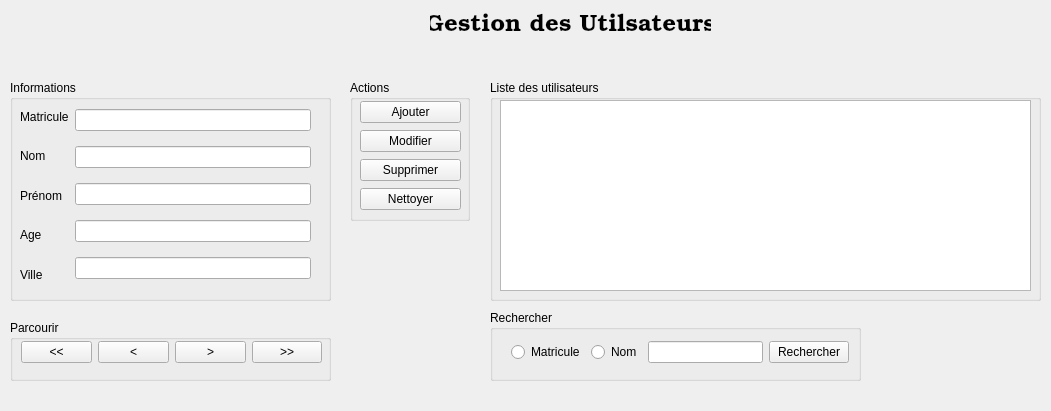
<?xml version="1.0" encoding="UTF-8"?>
<ui version="4.0">
 <class>fenetrePrincipale</class>
 <widget class="QWidget" name="fenetrePrincipale">
  <property name="windowModality">
   <enum>Qt::WindowModal</enum>
  </property>
  <property name="enabled">
   <bool>true</bool>
  </property>
  <property name="geometry">
   <rect>
    <x>0</x>
    <y>0</y>
    <width>1051</width>
    <height>411</height>
   </rect>
  </property>
  <property name="windowTitle">
   <string>UsersManagement</string>
  </property>
  <widget class="QLabel" name="la_titre">
   <property name="geometry">
    <rect>
     <x>430</x>
     <y>10</y>
     <width>281</width>
     <height>31</height>
    </rect>
   </property>
   <property name="font">
    <font>
     <family>Bookman Old Style</family>
     <pointsize>18</pointsize>
    </font>
   </property>
   <property name="text">
    <string>Gestion des Utilsateurs</string>
   </property>
   <property name="alignment">
    <set>Qt::AlignCenter</set>
   </property>
  </widget>
  <widget class="QGroupBox" name="GB_informations">
   <property name="geometry">
    <rect>
     <x>10</x>
     <y>80</y>
     <width>321</width>
     <height>221</height>
    </rect>
   </property>
   <property name="title">
    <string>Informations</string>
   </property>
   <widget class="QWidget" name="layoutWidget">
    <property name="geometry">
     <rect>
      <x>10</x>
      <y>20</y>
      <width>291</width>
      <height>191</height>
     </rect>
    </property>
    <layout class="QHBoxLayout" name="horizontalLayout">
     <item>
      <layout class="QVBoxLayout" name="verticalLayout">
       <item>
        <widget class="QLabel" name="la_mat">
         <property name="text">
          <string>Matricule</string>
         </property>
        </widget>
       </item>
       <item>
        <widget class="QLabel" name="la_nom">
         <property name="text">
          <string>Nom</string>
         </property>
        </widget>
       </item>
       <item>
        <widget class="QLabel" name="la_prenom">
         <property name="text">
          <string>Prénom</string>
         </property>
        </widget>
       </item>
       <item>
        <widget class="QLabel" name="la_age">
         <property name="text">
          <string>Age</string>
         </property>
        </widget>
       </item>
       <item>
        <widget class="QLabel" name="la_ville">
         <property name="text">
          <string>Ville</string>
         </property>
        </widget>
       </item>
      </layout>
     </item>
     <item>
      <layout class="QGridLayout" name="gridLayout">
       <item row="0" column="0">
        <widget class="QLineEdit" name="le_matricule"/>
       </item>
       <item row="1" column="0">
        <widget class="QLineEdit" name="le_nom"/>
       </item>
       <item row="2" column="0">
        <widget class="QLineEdit" name="le_prenom"/>
       </item>
       <item row="3" column="0">
        <widget class="QLineEdit" name="le_age"/>
       </item>
       <item row="4" column="0">
        <widget class="QLineEdit" name="le_ville"/>
       </item>
      </layout>
     </item>
    </layout>
   </widget>
  </widget>
  <widget class="QGroupBox" name="GB_liste">
   <property name="geometry">
    <rect>
     <x>490</x>
     <y>80</y>
     <width>551</width>
     <height>221</height>
    </rect>
   </property>
   <property name="title">
    <string>Liste des utilisateurs</string>
   </property>
   <widget class="QTableView" name="tableView">
    <property name="geometry">
     <rect>
      <x>10</x>
      <y>20</y>
      <width>531</width>
      <height>191</height>
     </rect>
    </property>
    <attribute name="horizontalHeaderShowSortIndicator" stdset="0">
     <bool>false</bool>
    </attribute>
   </widget>
  </widget>
  <widget class="QGroupBox" name="groupBox">
   <property name="geometry">
    <rect>
     <x>350</x>
     <y>80</y>
     <width>120</width>
     <height>141</height>
    </rect>
   </property>
   <property name="title">
    <string>Actions</string>
   </property>
   <widget class="QWidget" name="layoutWidget">
    <property name="geometry">
     <rect>
      <x>10</x>
      <y>20</y>
      <width>101</width>
      <height>112</height>
     </rect>
    </property>
    <layout class="QVBoxLayout" name="verticalLayout_2">
     <item>
      <widget class="QPushButton" name="btn_ajouter">
       <property name="text">
        <string>Ajouter</string>
       </property>
      </widget>
     </item>
     <item>
      <widget class="QPushButton" name="btn_modifier">
       <property name="text">
        <string>Modifier</string>
       </property>
      </widget>
     </item>
     <item>
      <widget class="QPushButton" name="btn_supprimer">
       <property name="text">
        <string>Supprimer</string>
       </property>
      </widget>
     </item>
     <item>
      <widget class="QPushButton" name="btn_nettoyer">
       <property name="text">
        <string>Nettoyer</string>
       </property>
      </widget>
     </item>
    </layout>
   </widget>
  </widget>
  <widget class="QGroupBox" name="groupBox_2">
   <property name="geometry">
    <rect>
     <x>490</x>
     <y>310</y>
     <width>371</width>
     <height>71</height>
    </rect>
   </property>
   <property name="title">
    <string>Rechercher</string>
   </property>
   <widget class="QWidget" name="">
    <property name="geometry">
     <rect>
      <x>21</x>
      <y>30</y>
      <width>338</width>
      <height>25</height>
     </rect>
    </property>
    <layout class="QHBoxLayout" name="horizontalLayout_2">
     <item>
      <widget class="QRadioButton" name="radio_matricule">
       <property name="text">
        <string>Matricule</string>
       </property>
      </widget>
     </item>
     <item>
      <widget class="QRadioButton" name="radio_nom">
       <property name="text">
        <string>Nom</string>
       </property>
      </widget>
     </item>
     <item>
      <widget class="QLineEdit" name="le_rechercher"/>
     </item>
     <item>
      <widget class="QPushButton" name="btn_rechercher">
       <property name="text">
        <string>Rechercher</string>
       </property>
      </widget>
     </item>
    </layout>
   </widget>
  </widget>
  <widget class="QGroupBox" name="groupBox_3">
   <property name="geometry">
    <rect>
     <x>10</x>
     <y>320</y>
     <width>321</width>
     <height>61</height>
    </rect>
   </property>
   <property name="title">
    <string>Parcourir</string>
   </property>
   <widget class="QWidget" name="layoutWidget">
    <property name="geometry">
     <rect>
      <x>11</x>
      <y>20</y>
      <width>301</width>
      <height>25</height>
     </rect>
    </property>
    <layout class="QHBoxLayout" name="horizontalLayout_3">
     <item>
      <widget class="QPushButton" name="btn_premier">
       <property name="text">
        <string>&lt;&lt;</string>
       </property>
      </widget>
     </item>
     <item>
      <widget class="QPushButton" name="btn_precedent">
       <property name="text">
        <string>&lt;</string>
       </property>
      </widget>
     </item>
     <item>
      <widget class="QPushButton" name="btn_suivant">
       <property name="text">
        <string>&gt;</string>
       </property>
      </widget>
     </item>
     <item>
      <widget class="QPushButton" name="btn_dernier">
       <property name="text">
        <string>&gt;&gt;</string>
       </property>
      </widget>
     </item>
    </layout>
   </widget>
  </widget>
 </widget>
 <resources/>
 <connections/>
</ui>
